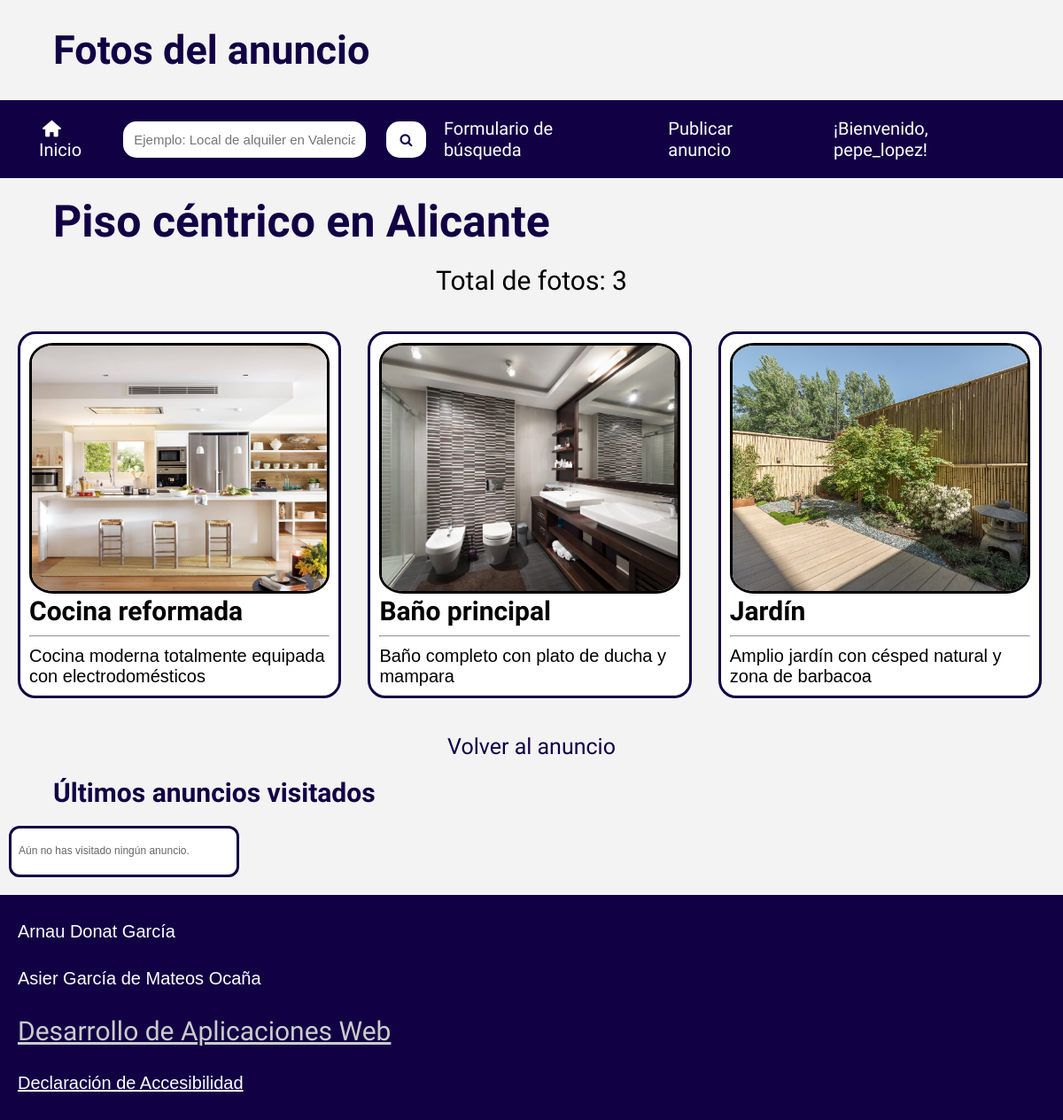
Page /anuncioFotos.php?id=1 (signed in) on the committed database.
### tables this page shows
CREATE TABLE `fotos` (
  `IdFoto` int(11) NOT NULL,
  `Titulo` varchar(255) DEFAULT NULL,
  `Foto` varchar(255) NOT NULL,
  `Alternativo` varchar(255) NOT NULL,
  `Anuncio` int(11) NOT NULL
);

### services/logic_fotos.php (called while the page is built, shortened)
<?php
function obtener_datos_fotos($mysqli, $idAnuncio) {
    $resultado = [
        'anuncio' => null,
        'fotos' => []
    ];
    $sql = "SELECT
                A.IdAnuncio,
                A.Titulo AS TituloAnuncio,
                A.Usuario AS PropietarioId,
                F.IdFoto,
                F.Titulo AS TituloFoto,
                F.Foto,
                F.Alternativo
            FROM ANUNCIOS A
            LEFT JOIN FOTOS F ON F.Anuncio = A.IdAnuncio
            WHERE A.IdAnuncio = ?";
    if ($stmt = $mysqli->prepare($sql)) {
        $stmt->bind_param("i", $idAnuncio);
        $stmt->execute();
        $res = $stmt->get_result();
        while ($row = $res->fetch_assoc()) {
            if ($resultado['anuncio'] === null) {
                $resultado['anuncio'] = [
                    'Id' => $row['IdAnuncio'],
                    'Titulo' => $row['TituloAnuncio'],
                    'Propietario' => $row['PropietarioId']
                ];
            }
            if ($row['IdFoto'] !== null) {
                $resultado['fotos'][] = [
                    'IdFoto' => $row['IdFoto'],
                    'Titulo' => $row['TituloFoto'],
                    'Foto' => $row['Foto'],
                    'Alternativo' => $row['Alternativo']
                ];
            }
        }
    }
    return $resultado;
}
?>

### anuncioFotos.php (the view, shortened to what this page needs)
<?php
$idAnuncio = (int)$_GET['id'];
$config = parse_ini_file('config.ini');
@$mysqli = new mysqli($config['Server'], $config['User'], $config['Password'], $config['Database']);
$mysqli->set_charset('utf8mb4');
require_once 'services/logic_fotos.php';
$datos = obtener_datos_fotos($mysqli, $idAnuncio);
$anuncio = $datos['anuncio'];
$fotos = $datos['fotos'];
require 'cabecera.php';
?>
    <section id="lastUploaded">
            <h2><?php echo htmlspecialchars($anuncio['Titulo']); ?></h2>
            <p>Total de fotos: <?php echo count($fotos); ?></p>
        <?php if (empty($fotos)): ?>
            <p class="no-results">No hay fotos para este anuncio.</p>
        <?php else: ?>
            <ul>
                <?php foreach ($fotos as $foto): ?>
                    <li>
                        <article>
                            <figure>
                                <?php if (!empty($foto['Foto'])): ?>
                                    <img src="./img/<?php echo htmlspecialchars($foto['Foto']); ?>" alt="<?php echo htmlspecialchars($foto['Alternativo']); ?>">
                                <?php else: ?>
                                    <img src="./img/no_image.png" alt="Sin imagen disponible">
                                <?php endif; ?>
                            </figure>
                            <h2><?php echo htmlspecialchars($foto['Titulo'] ?: 'Sin título'); ?></h2>
                            <hr>
                            <p><?php echo htmlspecialchars($foto['Alternativo']); ?></p>
                        </article>
                    </li>
                <?php endforeach; ?>
            </ul>
        <?php endif; ?>
        <a href="anuncio.php?id=<?php echo $idAnuncio; ?>">Volver al anuncio</a>
    </section>
<?php
require 'pie.php';
?>

### estilos/minimum.css (style rules this page uses)
* { padding: 0; margin: 0; box-sizing: border-box; }
html { font-size: 10px; background-color: var(--fondo); --fondo: #f3f3f3; --fondo2: #cccccc; --titulos: #120045; }

### estilos/maximum.css (style rules this page uses)
* { padding: 0; margin: 0; box-sizing: border-box; }
html { font-size: 10px; background-color: var(--fondo); --fondo: #f3f3f3; --fondo2: #cccccc; --titulos: #120045; }

### estilos/medium.css (style rules this page uses)
* { padding: 0; margin: 0; box-sizing: border-box; }
html { font-size: 10px; background-color: var(--fondo); --fondo: #f3f3f3; --fondo2: #cccccc; --titulos: #120045; }

### estilos/dark.css (style rules this page uses)
html { background-color: var(--fondo); --fondo: #241f1f; --fondo2: #383131; --titulos: #9892aa; }

### estilos/contrast.css (style rules this page uses)
html { background-color: var(--fondo); --fondo: #ffffff; --fondo2: #ffffff; --titulos: #000a52; --contrasteFondo: #000a52; }

### estilos/big.css (style rules this page uses)
html { font-size: 15px; }

### estilos/contrast-big.css (style rules this page uses)
html { background-color: var(--fondo); --fondo: #ffffff; --fondo2: #ffffff; --titulos: #000a52; --contrasteFondo: #000a52; font-size: 15px; }

### estilos/print.css (style rules this page uses)
* { -webkit-print-color-adjust: exact; print-color-adjust: exact; }

### rows in the picture
fotos: Foto (picture), Titulo "Cocina reformada", Alternativo "Cocina moderna totalmente equipada con electrodomésticos"
fotos: Foto (picture), Titulo "Baño principal", Alternativo "Baño completo con plato de ducha y mampara"
fotos: Foto (picture), Titulo "Jardín", Alternativo "Amplio jardín con césped natural y zona de barbacoa"

### other values in the picture
$encabezado "Fotos del anuncio"
$username "pepe_lopez"
$anuncio['Titulo'] "Piso céntrico en Alicante"
count($fotos) "3"
